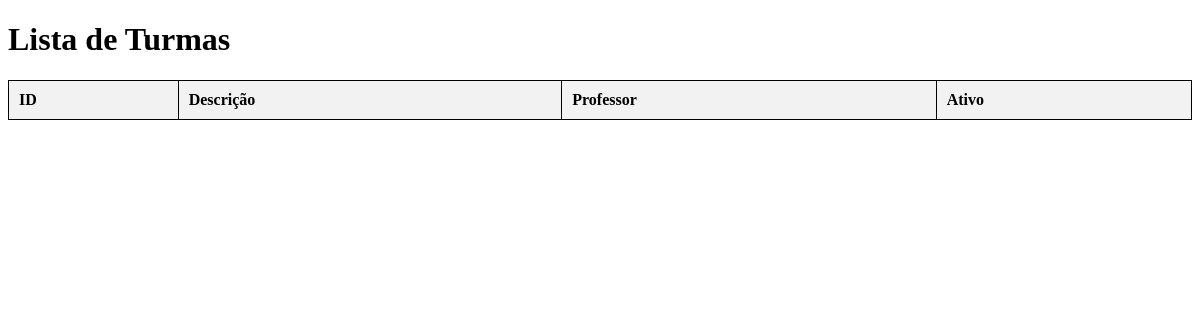
/turmas, run on an earlier commit of the app's database.
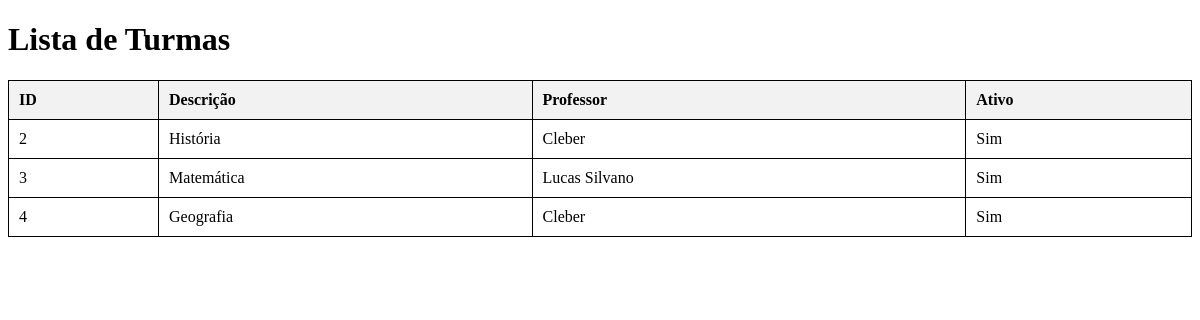
And on a later commit of the database.
### model/model_turma.py (models this page shows, shortened)
class Turma(db.Model):
    __tablename__ = 'turmas'
    id = db.Column(db.Integer, primary_key=True)
    descricao = db.Column(db.String(80))
    ativo = db.Column(db.String, default="sim", nullable=False)
    prof_id = db.Column(db.Integer, db.ForeignKey('professores.id', ondelete="SET NULL"), nullable=True)
    professor = db.relationship('Professor', backref='turmas')
    def to_dict(self):
        return {
            "id": self.id,
            "descricao": self.descricao,
            "professor": self.professor.nome if self.professor is not None else "Professor excluido",
            "ativo": self.ativo
        }

### model/model_profs.py (models this page shows, shortened)
class Professor(db.Model):
    __tablename__ = 'professores'
    id = db.Column(db.Integer, primary_key=True)
    nome = db.Column(db.String(80))
    idade = db.Column(db.Integer)
    materia = db.Column(db.String(30))
    observacao = db.Column(db.String(30))

### routes/turmas_routes.py (the view)
@turmas_blueprint.route('/turmas', methods=['GET'])
def get_turmas():
    turmas = lista_turmas()
    return render_template("turmas.html", turmas=turmas)

### model/model_turma.py (called while the page is built)
def lista_turmas():
    turmas = Turma.query.all()
    return [turma.to_dict() for turma in turmas]

### templates/turmas.html (shortened to what this page needs)
<!DOCTYPE html>
<html lang="pt-BR">
<head>
</head>
<body>
    <h1>Lista de Turmas</h1>
    <table>
        <thead>
            <tr>
                <th>ID</th>
                <th>Descrição</th>
                <th>Professor</th>
                <th>Ativo</th>
            </tr>
        </thead>
        <tbody>
            {% for turma in turmas %}
            <tr>
                <td>{{ turma.id }}</td>
                <td>{{ turma.descricao }}</td>
                <td>{{ turma.professor }}</td>
                <td>{{ turma.ativo }}</td>
            </tr>
            {% endfor %}
        </tbody>
    </table>
</body>
</html>

### templates/turmas.html (style rules this page uses)
table { width: 100%; border-collapse: collapse; }
table, th, td { border: 1px solid black; }
th, td { padding: 10px; text-align: left; }
th { background-color: #f2f2f2; }

What changed in the data, as far as the page shows it:
added Turma: descricao "História", ativo "Sim"
added Professor: professor "Cleber" "Cleber"
added Turma: descricao "Matemática", ativo "Sim"
added Professor: professor "Lucas Silvano"
added Turma: descricao "Geografia", ativo "Sim"
Also different on the page:
new list line: "2"
new list line: "3"
new list line: "4"
